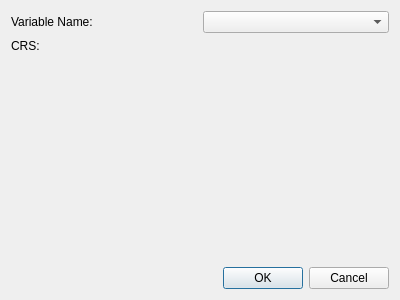
<?xml version="1.0" encoding="UTF-8"?>
<ui version="4.0">
 <class>netCDFInputDialog</class>
 <widget class="QDialog" name="netCDFInputDialog">
  <property name="geometry">
   <rect>
    <x>0</x>
    <y>0</y>
    <width>400</width>
    <height>300</height>
   </rect>
  </property>
  <property name="windowTitle">
   <string>Dialog</string>
  </property>
  <layout class="QVBoxLayout" name="verticalLayout">
   <item>
    <layout class="QHBoxLayout" name="horizontalLayout_varName">
     <property name="topMargin">
      <number>0</number>
     </property>
     <item>
      <widget class="QLabel" name="label_varName">
       <property name="text">
        <string>Variable Name:</string>
       </property>
      </widget>
     </item>
     <item>
      <widget class="QComboBox" name="comboBox_varName"/>
     </item>
    </layout>
   </item>
   <item>
    <layout class="QHBoxLayout" name="horizontalLayout_crsFileInput" stretch="1,6">
     <property name="topMargin">
      <number>0</number>
     </property>
     <item>
      <widget class="QLabel" name="label_crsFileInput">
       <property name="sizePolicy">
        <sizepolicy hsizetype="Expanding" vsizetype="Preferred">
         <horstretch>0</horstretch>
         <verstretch>0</verstretch>
        </sizepolicy>
       </property>
       <property name="text">
        <string>CRS:</string>
       </property>
      </widget>
     </item>
     <item>
      <widget class="QgsProjectionSelectionWidget" name="mProjectionSelectionWidget_crsFileInput">
       <property name="sizePolicy">
        <sizepolicy hsizetype="Expanding" vsizetype="Preferred">
         <horstretch>0</horstretch>
         <verstretch>0</verstretch>
        </sizepolicy>
       </property>
       <property name="toolTip">
        <string>Select the Coordinate Reference System for processing</string>
       </property>
      </widget>
     </item>
    </layout>
   </item>
   <item>
    <spacer name="verticalSpacer">
     <property name="orientation">
      <enum>Qt::Vertical</enum>
     </property>
     <property name="sizeHint" stdset="0">
      <size>
       <width>20</width>
       <height>179</height>
      </size>
     </property>
    </spacer>
   </item>
   <item>
    <widget class="QDialogButtonBox" name="buttonBox">
     <property name="orientation">
      <enum>Qt::Horizontal</enum>
     </property>
     <property name="standardButtons">
      <set>QDialogButtonBox::Cancel|QDialogButtonBox::Ok</set>
     </property>
    </widget>
   </item>
  </layout>
 </widget>
 <customwidgets>
  <customwidget>
   <class>QgsProjectionSelectionWidget</class>
   <extends>QWidget</extends>
   <header>qgis.gui</header>
  </customwidget>
 </customwidgets>
 <resources/>
 <connections>
  <connection>
   <sender>buttonBox</sender>
   <signal>accepted()</signal>
   <receiver>netCDFInputDialog</receiver>
   <slot>accept()</slot>
   <hints>
    <hint type="sourcelabel">
     <x>248</x>
     <y>254</y>
    </hint>
    <hint type="destinationlabel">
     <x>157</x>
     <y>274</y>
    </hint>
   </hints>
  </connection>
  <connection>
   <sender>buttonBox</sender>
   <signal>rejected()</signal>
   <receiver>netCDFInputDialog</receiver>
   <slot>reject()</slot>
   <hints>
    <hint type="sourcelabel">
     <x>316</x>
     <y>260</y>
    </hint>
    <hint type="destinationlabel">
     <x>286</x>
     <y>274</y>
    </hint>
   </hints>
  </connection>
 </connections>
</ui>
